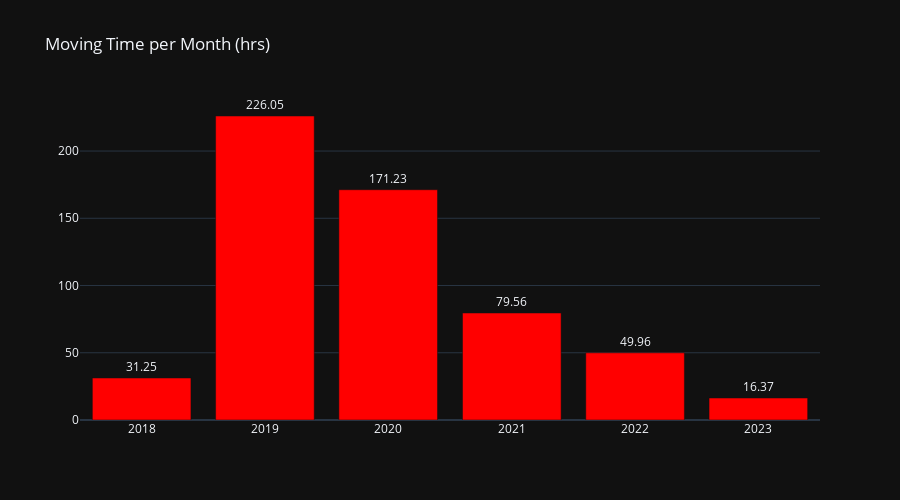

The code cell stored with this chart in its notebook:
### Markdown cell above
#### Yearly

### Code cell
df_moving_time = df["Moving Time"].resample(rule="AS").sum()

df_moving_time = df_moving_time / 3600

fig = go.Figure()
fig.add_trace(
    go.Bar(
        x=df_moving_time.index,
        y=df_moving_time.values,
        marker=dict(color="red"),
        text=df_moving_time.values,
        textposition="outside",
        texttemplate="%{text:0.2f}",
        name="Moving Time",
    )
)

fig.update_layout(
    title="Moving Time per Month (hrs)",
    template="plotly_dark",
    legend=dict(),
    height=500,
)

fig.show()

### Figure 1 — Plotly figure (JSON) as saved in the notebook; plotly's stock layout.template omitted (floating-point values rounded to 4 significant figures)
{"data": [{"marker": {"color": "red"}, "name": "Moving Time", "text": [31.25, 226.1, 171.2, 79.56, 49.96, 16.37], "textposition": "outside", "texttemplate": "%{text:0.2f}", "type": "bar", "x": ["2018-01-01T00:00:00", "2019-01-01T00:00:00", "2020-01-01T00:00:00", "2021-01-01T00:00:00", "2022-01-01T00:00:00", "2023-01-01T00:00:00"], "y": [31.25, 226.1, 171.2, 79.56, 49.96, 16.37]}], "layout": {"height": 500, "title": {"text": "Moving Time per Month (hrs)"}}}
